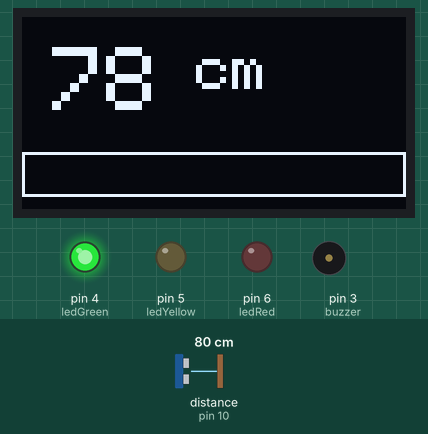
Recording of a sketch running on a simulated Arduino Uno, built with avr-gcc and run on an emulated ATmega328P. Shown: 128×64 one-colour display, output pins drawn as LEDs (lit = HIGH), buzzer (waves = sounding). Wiring (inferred from the names in the program): ultrasonic range finder: trigger pin 9; echo pin 10. Inputs (shaded band) come from the test bench; at power-on: distance to the obstacle (sensor on pin 10) 80 cm. The echo pulse lasts 58.3 µs per cm; pins used as bus, display or sensor lines are not drawn; what the sketch prints to the serial monitor is not drawn.

Above: at 1.2 s.
1.3 s: distance to the obstacle (sensor on pin 10) set to 35 cm
At 1.9 s:
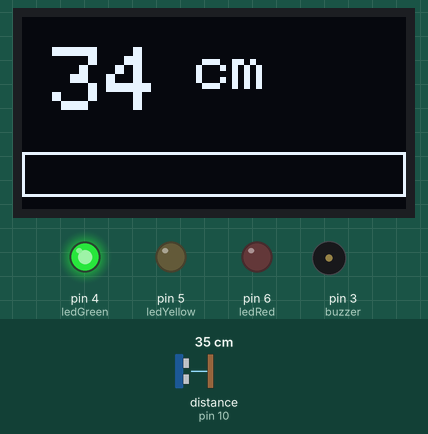
2.8 s: distance to the obstacle (sensor on pin 10) set to 28 cm
At 3.4 s:
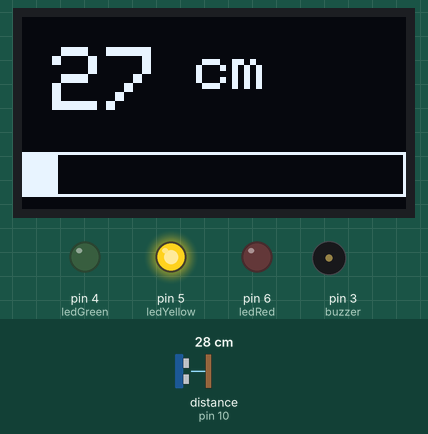
5.2 s: distance to the obstacle (sensor on pin 10) set to 24 cm
At 6.08 s:
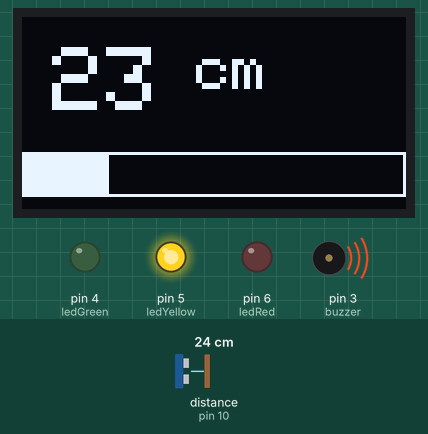
6.7 s: distance to the obstacle (sensor on pin 10) set to 19 cm
At 7.23 s:
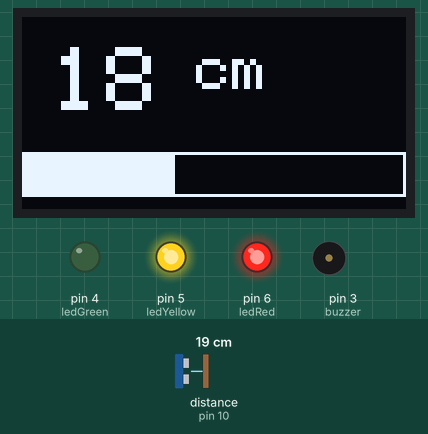
8.6 s: distance to the obstacle (sensor on pin 10) set to 13 cm
At 8.88 s:
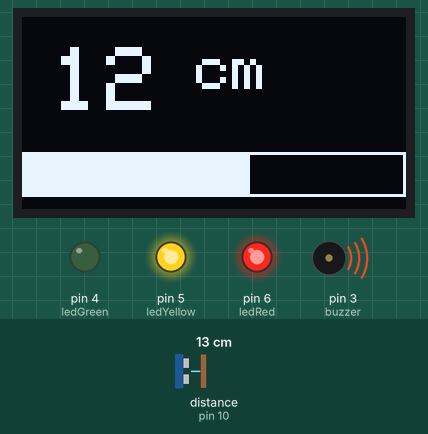
10.1 s: distance to the obstacle (sensor on pin 10) set to 10 cm
At 10.7 s:
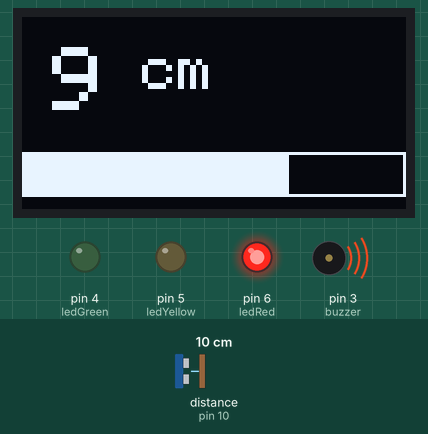
Timing chart, 0 to 12.6 s (numbered marks = the images above; inputs shaded):
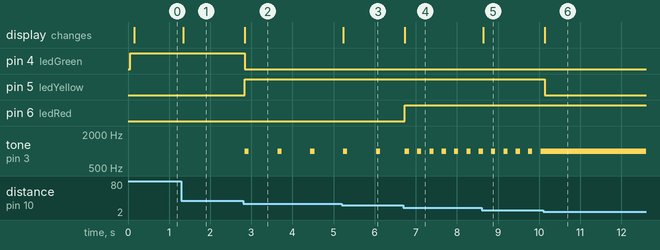

The sketch:

parking_sensor.ino
```cpp
#include <Wire.h>
#include <Adafruit_GFX.h>
#include <Adafruit_SSD1306.h>

// OLED Display Configuration
#define SCREEN_WIDTH 128
#define SCREEN_HEIGHT 64
#define OLED_RESET -1
Adafruit_SSD1306 display(SCREEN_WIDTH, SCREEN_HEIGHT, &Wire, OLED_RESET);

// Updated Pin Definitions
#define ledGreen 4
#define ledYellow 5
#define ledRed 6
#define buzzer 3
#define trig 9
#define echo 10

unsigned long lastSensorTime = 0;
unsigned long lastAlertTime = 0;
unsigned long lastSerialTime = 0;
const unsigned long sensorInterval = 100;
int dis = 0;
String zoneState = "SAFE";

void setup() {
  Serial.begin(9600);

  pinMode(ledGreen, OUTPUT);
  pinMode(ledYellow, OUTPUT);
  pinMode(ledRed, OUTPUT);
  pinMode(buzzer, OUTPUT);
  pinMode(trig, OUTPUT);
  pinMode(echo, INPUT);

  // Initialize OLED
  if(!display.begin(SSD1306_SWITCHCAPVCC, 0x3C)) {
    Serial.println(F("SSD1306 allocation failed"));
    for(;;); // Don't proceed, loop forever
  }
  display.clearDisplay();
  display.display();
}

void loop() {
  unsigned long currentTime = millis();

  // 1. SENSOR READING & AVERAGING
  if (currentTime - lastSensorTime >= sensorInterval) {
    lastSensorTime = currentTime;
    long totalDistance = 0;

    // Take 5 readings and compute the average to reduce noise
    for (int i = 0; i < 5; i++) {
      digitalWrite(trig, LOW);
      delayMicroseconds(2);
      digitalWrite(trig, HIGH);
      delayMicroseconds(10);
      digitalWrite(trig, LOW);

      long dur = pulseIn(echo, HIGH, 30000);
      totalDistance += (dur * 0.034 / 2);
      delayMicroseconds(50);
    }

    dis = totalDistance / 5;

    // Update OLED Display
    display.clearDisplay();

    // Display Distance Text
    display.setTextSize(3);
    display.setTextColor(SSD1306_WHITE);
    display.setCursor(10, 10);
    display.print(dis);
    display.setTextSize(2);
    display.print(" cm");

    // Display Proximity Bar Graph (Closer = Longer bar)
    // Constrain distance between 0 and 30 for the graph map
    int graphDis = constrain(dis, 0, 30);
    int barWidth = map(graphDis, 30, 0, 0, 128);

    display.drawRect(0, 45, 128, 15, SSD1306_WHITE);
    display.fillRect(0, 45, barWidth, 15, SSD1306_WHITE);

    display.display();
  }

  // 2. SERIAL MONITOR LOGGING (Every 500ms)
  if (currentTime - lastSerialTime >= 500) {
    lastSerialTime = currentTime;
    Serial.print("Distance: ");
    Serial.print(dis);
    Serial.print("cm | Zone: ");
    Serial.println(zoneState);
  }

  // 3. ZONES & ALERT LOGIC (Updated to 10, 20, 30)
  if (dis > 30 || dis == 0) {
    // SAFE ZONE (> 30cm)
    zoneState = "SAFE";
    digitalWrite(ledGreen, HIGH);
    digitalWrite(ledYellow, LOW);
    digitalWrite(ledRed, LOW);
    noTone(buzzer);
  }
  else if (dis > 20 && dis <= 30) {
    // CAUTION ZONE (21 - 30cm)
    zoneState = "CAUTION";
    digitalWrite(ledGreen, LOW);
    digitalWrite(ledYellow, HIGH);
    digitalWrite(ledRed, LOW);

    if (currentTime - lastAlertTime >= 800) {
      lastAlertTime = currentTime;
      tone(buzzer, 1000, 100);
    }
  }
  else if (dis > 10 && dis <= 20) {
    // CLOSE ZONE (11 - 20cm)
    zoneState = "CLOSE";
    digitalWrite(ledGreen, LOW);
    digitalWrite(ledYellow, HIGH);
    digitalWrite(ledRed, HIGH);

    if (currentTime - lastAlertTime >= 300) {
      lastAlertTime = currentTime;
      tone(buzzer, 1000, 100);
    }
  }
  else {
    // DANGER ZONE (<= 10cm)
    zoneState = "DANGER";
    digitalWrite(ledGreen, LOW);
    digitalWrite(ledYellow, LOW);
    digitalWrite(ledRed, HIGH);

    tone(buzzer, 1000); // Continuous beep
  }
}
```

Measured:
- the behaviour switches between 32 and 31 cm on distance to the obstacle (sensor on pin 10) (found by bisection; images 1 and 2)
- the behaviour switches between 22 and 21 cm on distance to the obstacle (sensor on pin 10) (found by bisection; images 3 and 4)
- the behaviour switches between 12 and 11 cm on distance to the obstacle (sensor on pin 10) (found by bisection; images 5 and 6)
- after the input at 1.3 s, the display: changes at once (image 1)
- after the input at 2.8 s, pin 4 (ledGreen): HIGH → LOW at once; pin 5 (ledYellow): LOW → HIGH at once; tone on pin 3 (buzzer): alternates 1000 Hz for 0.10 s and silent for 0.70 s, starting at once; the display: changes at once (image 2)
- after the input at 5.2 s, the display: changes at once (image 3)
- after the input at 6.7 s, pin 6 (ledRed): LOW → HIGH at once; tone on pin 3 (buzzer): alternates 1000 Hz for 0.10 s and silent for 0.20 s, starting at once; the display: changes at once (image 4)
- after the input at 8.6 s, the display: changes at once (image 5)
- after the input at 10.1 s, pin 5 (ledYellow): HIGH → LOW at once; tone on pin 3 (buzzer): stops changing and stays 1000 Hz; the display: changes at once (image 6)
